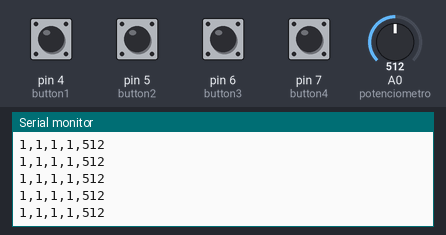
A sketch run on a simulated Arduino Uno, built with avr-gcc and run on an emulated ATmega328P. Shown: the last lines printed to the serial monitor. The inputs (shaded band) are chosen by the test bench; at power-on: pin 4 (button1), pin 5 (button2), pin 6 (button3), pin 7 (button4) HIGH, A0 (potenciometro) = 512.

Above: at 1.2 s.
1.3 s: A0 (potenciometro) set to 716
At 1.33 s:
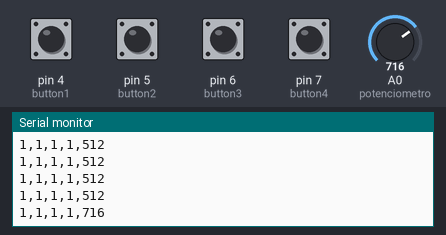
2.8 s: pin 4 (button1) pulled LOW for 0.15 s
At 2.85 s:
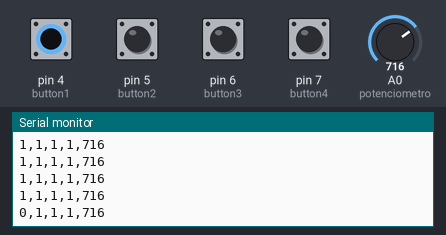
4.4 s: pin 5 (button2) pulled LOW for 0.15 s
At 4.42 s:
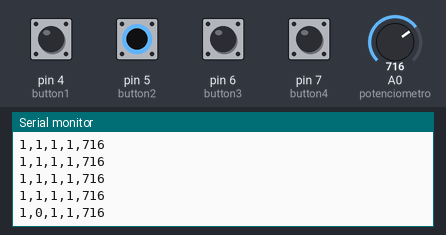
7.5 s: pin 6 (button3) pulled LOW for 0.15 s
At 7.55 s:
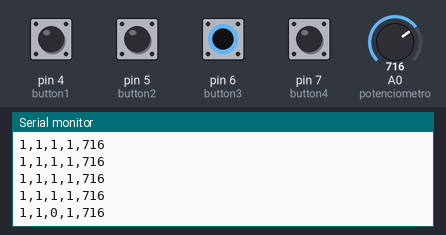
9.1 s: A0 (potenciometro) set to 0
At 9.12 s:
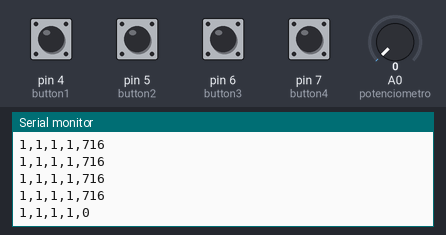
12.1 s: pin 7 (button4) pulled LOW for 0.15 s
At 12.15 s:
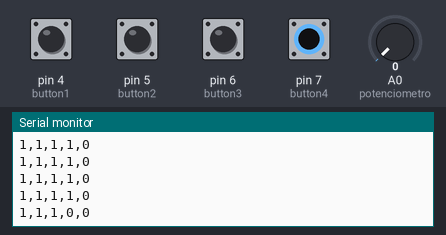
Timing chart, 0 to 14.7 s (numbered marks = the images above; inputs shaded):
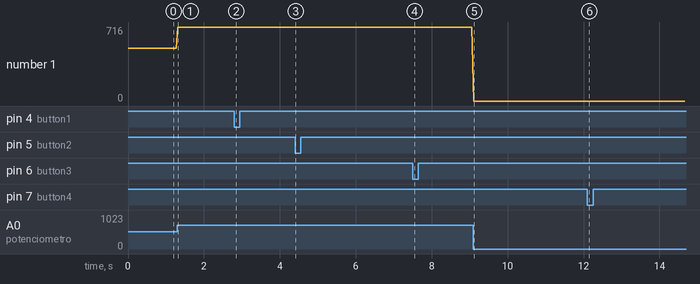

Measured:
- after the input at 1.3 s, the serial monitor: prints a new line at once (image 1)
- after the input at 2.8 s, the serial monitor: prints a new line at once (image 2)
- after the input at 4.4 s, the serial monitor: prints a new line at once (image 3)
- after the input at 7.5 s, the serial monitor: prints a new line at once (image 4)
- after the input at 9.1 s, the serial monitor: prints a new line at once (image 5)
- after the input at 12.1 s, the serial monitor: prints a new line at once (image 6)
- plotted number 1: 512 → 716 after the input at 1.3 s

The sketch:

lab_mixta_copy_20260929214652.ino
```cpp
const int button1 = 4;
const int button2 = 5;
const int button3 = 6;
const int button4 = 7;

const int potenciometro = A0;

void setup() {
  Serial.begin(9600);

  pinMode(button1, INPUT_PULLUP);
  pinMode(button2, INPUT_PULLUP);
  pinMode(button3, INPUT_PULLUP);
  pinMode(button4, INPUT_PULLUP);
}

void loop() {

  int b1 = digitalRead(button1);
  int b2 = digitalRead(button2);
  int b3 = digitalRead(button3);
  int b4 = digitalRead(button4);

  int pot = analogRead(potenciometro);

  // Protocolo CSV
  Serial.print(b1);
  Serial.print(",");
  Serial.print(b2);
  Serial.print(",");
  Serial.print(b3);
  Serial.print(",");
  Serial.print(b4);
  Serial.print(",");
  Serial.println(pot);

  delay(50);
}
```
